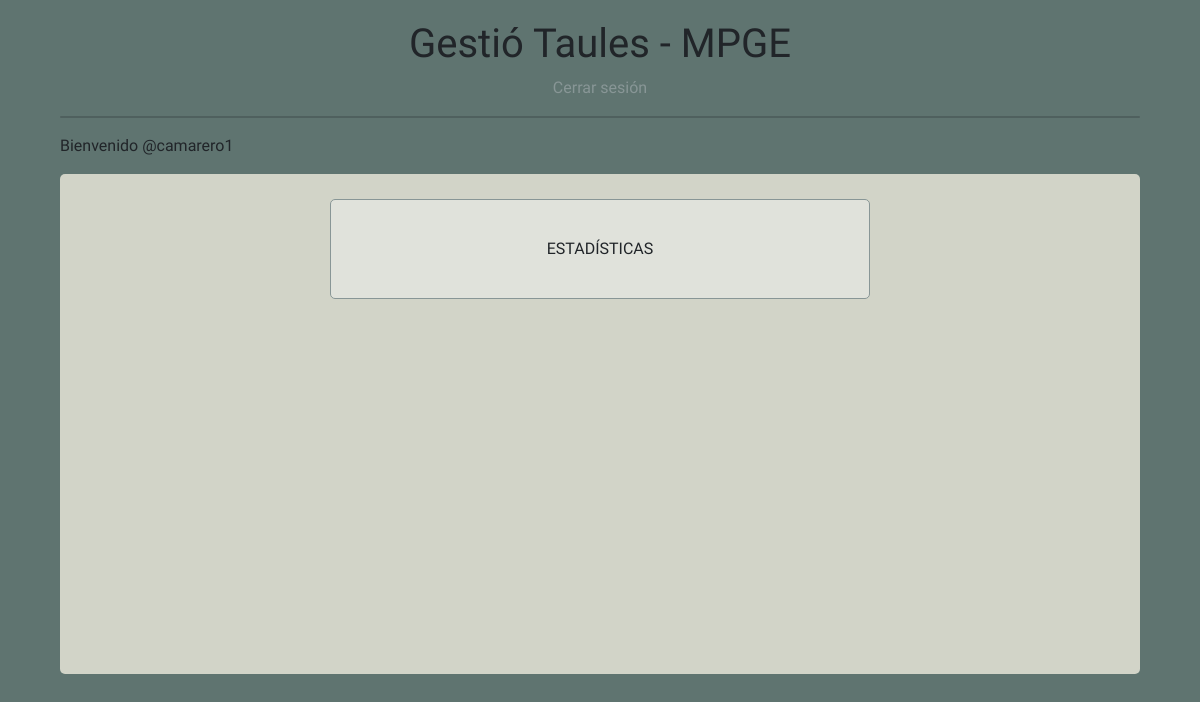
The page /view/principal.php on the database as committed earlier.
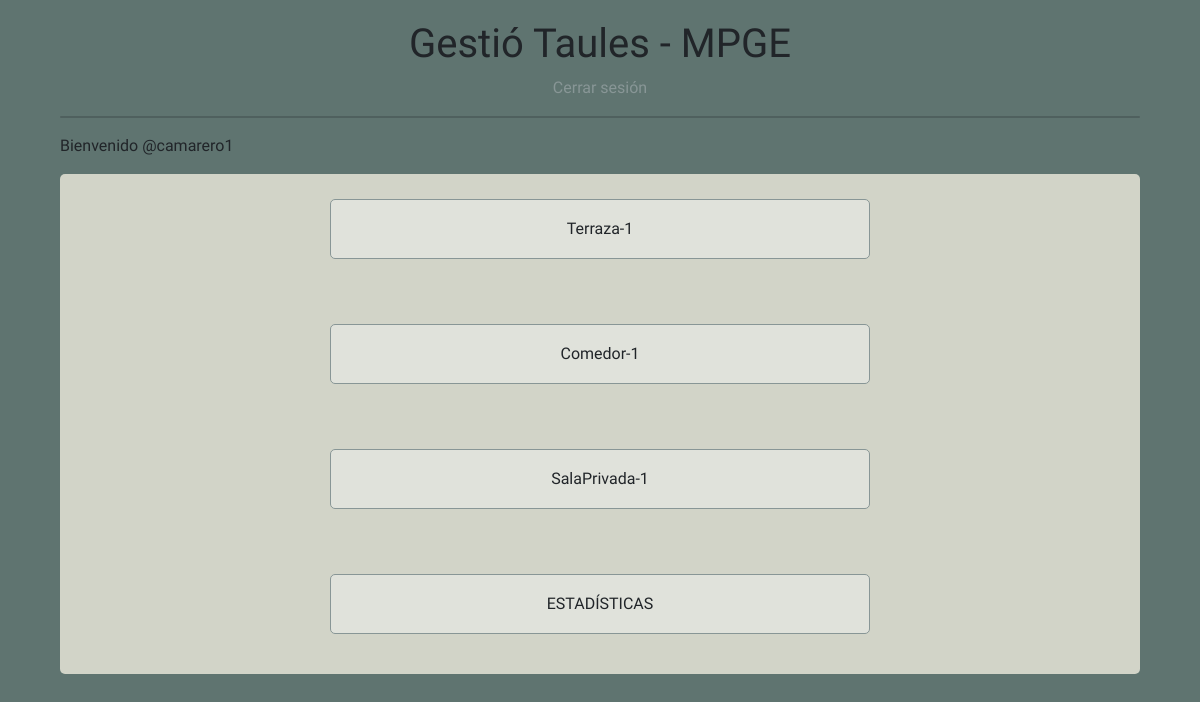
The same page on the database as committed later.
### tables this page shows
CREATE TABLE `tbl_sala` (
  `Id_sala` int(11) NOT NULL,
  `capacidad_sala` int(11) NOT NULL,
  `nombre_sala` varchar(50) NOT NULL
);

### modal/sala.php (called while the page is built, shortened)
<?php
class Sala{
    public static function getAll (){
        require "../controller/conexion.php";
        try {
            $stmt=$pdo->prepare("SELECT  * FROM tbl_sala");
            $stmt->execute();
            return $stmt;
        }catch (Exception $e){
            echo "<script>alert('Error al mostrar datos de las salas')</script>";
        }
    }
}

### view/principal.php (the view, shortened to what this page needs)
<!DOCTYPE html>
<html lang="en">
    <head>
        <link href="https://cdn.jsdelivr.net/npm/bootstrap@5.1.3/dist/css/bootstrap.min.css" rel="stylesheet">
        <link rel="stylesheet" href="../static/css/styles.css">
    </head>
<body>
    <div class="nav">
        <h1>Gestió Taules - MPGE</h1>
        <a class="cerrarsesion" href="login.html">Cerrar sesión</a>
        <hr class="separador">
    </div>
    <p class="bienvenida">Bienvenido @camarero1</p>
    <div class="menu">
        <?php
        require_once "../modal/sala.php";
        $ListaSalas=Sala::getAll();
        foreach ($ListaSalas as $salas => $sala){
            echo "<a href='mostrarmesas.php?sala={$sala['Id_sala']}'>{$sala['nombre_sala']}</a>";
        }
        ?>
        <a href="estadisticas.php">ESTADÍSTICAS</a>
    </div>
</body>
</html>

### static/css/styles.css (style rules this page uses)
* { font-family: 'Lilita One', cursive; padding: 0; margin: 0; text-decoration: none; list-style: none; box-sizing: border-box; }
body { background-color: #5F7470; }
::placeholder { color: #889696; opacity: 1; }
.nav { padding: 20px 0 0 0; display: flex; flex-direction: column; align-items: center; }
.separador { width: 90%; }
hr:not([size]) { height: 2px; border-radius: 5px; }
.cerrarsesion { text-decoration: none; color: #889696; }
.bienvenida { padding: 0 0 0 5%; }
.menu { width: 90%; height: calc(100vh - 300px); background-color: #D2D4C8; margin: 0 auto; display: flex; border-radius: 5px; flex-direction: column; align-items: center; }
.menu a { width: 50%; height: 20%; padding: 5px; margin: 25px 0 40px 0; background-color: #E0E2DB; border: 1px solid #889696; border-radius: 5px; display: flex; align-items: center; justify-content: center; }
.menu a { text-decoration: none; color: #212529; }

Rows that differ between the two databases and show on the page:
added tbl_sala: nombre_sala "Terraza-1"
added tbl_sala: nombre_sala "Comedor-1"
added tbl_sala: nombre_sala "SalaPrivada-1"
